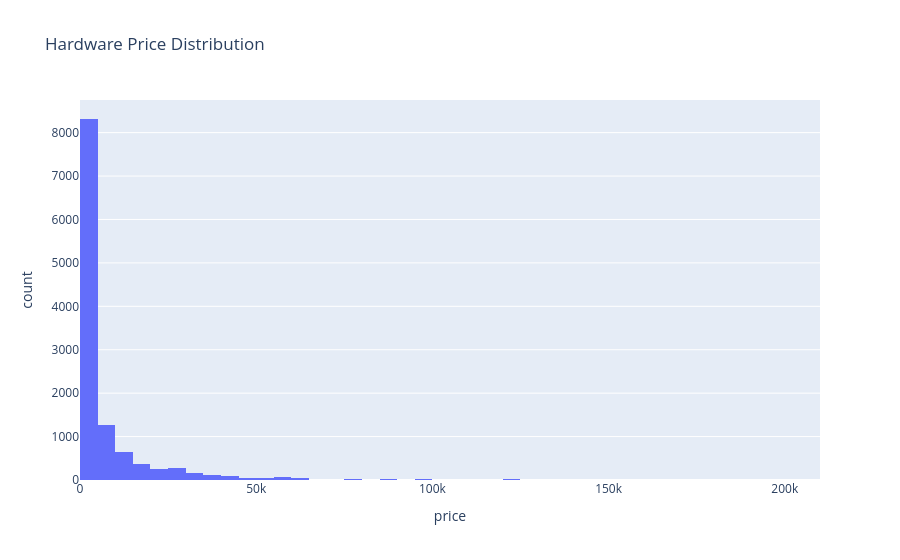

Here is the notebook cell this chart was saved with:
### Code cell
fig = px.histogram(
    df,
    x="price",
    nbins=50,
    title="Hardware Price Distribution"
)

fig.show()

### Figure 1 — Plotly figure (JSON) as saved in the notebook; plotly's stock layout.template omitted (floating-point values rounded to 4 significant figures; data arrays with more than 128 entries replaced by an {"elided": "..."} marker saying what was removed)
{"data": [{"bingroup": "x", "hovertemplate": "price=%{x}<br>count=%{y}<extra></extra>", "legendgroup": "", "marker": {"color": "#636efa", "pattern": {"shape": ""}}, "name": "", "nbinsx": 50, "orientation": "v", "showlegend": false, "type": "histogram", "x": {"elided": "11800 float values"}, "xaxis": "x", "yaxis": "y"}], "layout": {"barmode": "relative", "legend": {"tracegroupgap": 0}, "title": {"text": "Hardware Price Distribution"}, "xaxis": {"anchor": "y", "domain": [0, 1], "title": {"text": "price"}}, "yaxis": {"anchor": "x", "domain": [0, 1], "title": {"text": "count"}}}}
